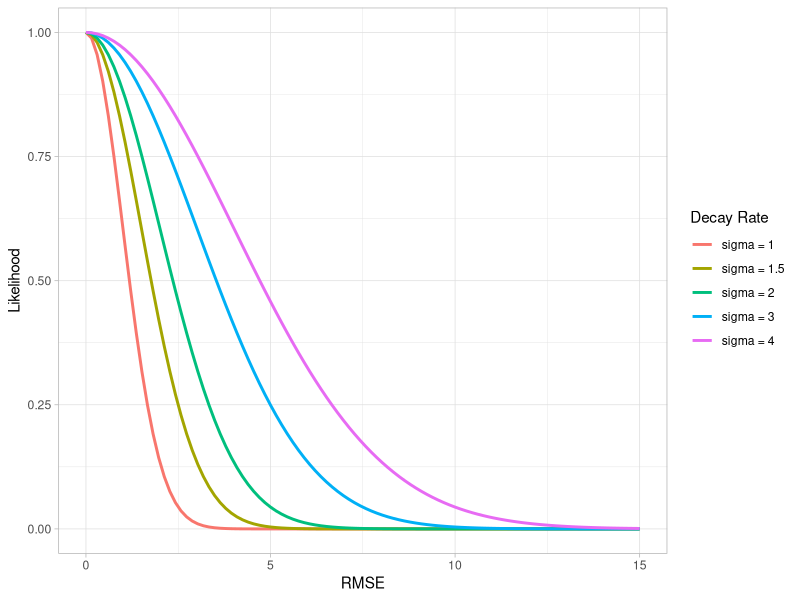
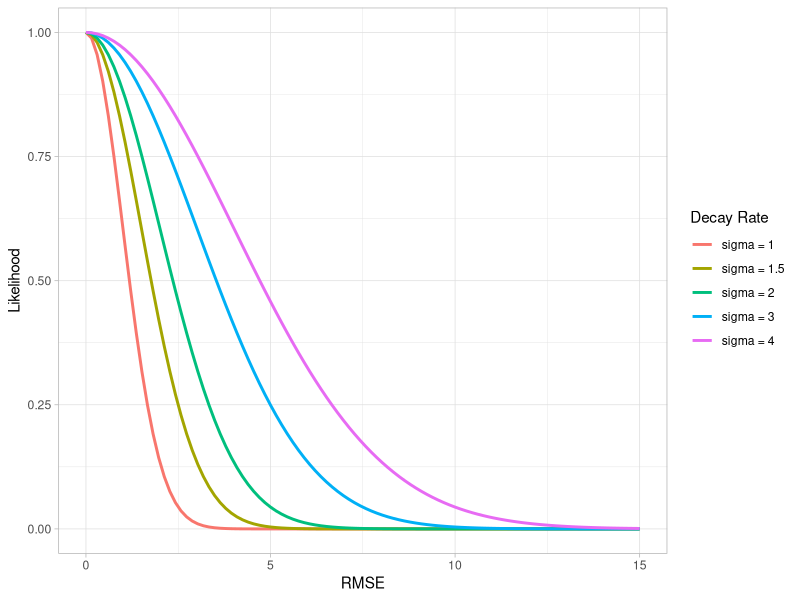

Recreate these plots in R, in order.
# 1 Loading libraries -----------------------------------------------------
library(ggplot2)

# 2 Creating sample data for plotting -------------------------------------

# Define a range of RMSE values to plot
rmse_vals <- seq(0, 15, length.out = 100)

# Compute the likelihood functions for e = 1, 1.5, 2, 3, 5
likelihood_d1 <- exp(-0.5 * ((rmse_vals) / 1)^2)
likelihood_d1.5 <- exp(-0.5 * ((rmse_vals) / 1.5)^2)
likelihood_d2 <- exp(-0.5 * ((rmse_vals) / 2)^2)
likelihood_d3 <- exp(-0.5 * ((rmse_vals) / 3)^2)
likelihood_d4 <- exp(-0.5 * ((rmse_vals) / 4)^2)

# Combine the likelihood functions into a data frame
likelihood_df <- data.frame(rmse = rmse_vals,
                            "sigma_1" = likelihood_d1,
                            "sigma_1.5" = likelihood_d1.5,
                            "sigma_2" = likelihood_d2,
                            "sigma_3" = likelihood_d3,
                            "sigma_4" = likelihood_d4)

# Melt the data frame into long format for plotting
likelihood_df_long <- reshape2::melt(likelihood_df,
                                     id.vars = "rmse",
                                     variable.name = "Decay_Rate",
                                     value.name = "likelihood")


# 3 Plotting --------------------------------------------------------------

# Plot the likelihood functions
likelihood_decay <-
  ggplot(likelihood_df_long,
         aes(x = rmse, y = likelihood, color = Decay_Rate)) +
  geom_line(linewidth = 1) +
  scale_color_discrete(
    name = "Decay Rate",
    labels = c("sigma = 1", "sigma = 1.5", "sigma = 2", "sigma = 3", "sigma = 4")) +
  labs(x = "RMSE", y = "Likelihood") +
  xlim(0, 15) +
  theme_light()
likelihood_decay

ggsave("figures/figure_02.tiff",
       plot = likelihood_decay,
       device = "tiff",
       height = 10,
       width = 13.2,
       units = "cm",
       dpi = 300)
